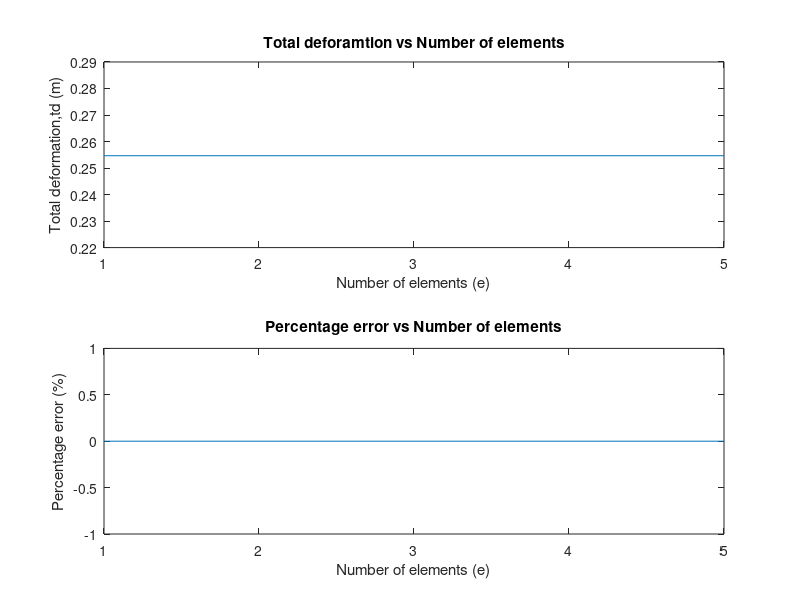

Reproduce this figure in MATLAB.
%Inputs
clc
clear
%% 
% 

format long
L=input("Enter the lenght in meter: ");
D1=input("Enter the diameter 1 in meter: ");
D2=input("Enter the diameter 2 in meter: ");
E=input("Enter the elastic modulus in N/m^2: ");
P=input("Enter the force applied in N: ");
%% 
% Exact Value Calculation:

ev= 4*P*L/(pi()*D1*D2*E);
%% 
% Input the number of elements for finding the deflection using FEM

e=input("Enter the number of elements: ");
%% 
% Loop for finding the value of x,D and A required for each element

for n=1:e
   for m=1:1+n
    x(m)=(m-1)*L/n;
    D(m)=D1-(D1-D2)*x(m)/L;
    A(m)=pi()*(D(m)^2)/4;
    end
%% 
% Area average
% 
% Taking initial deformation =0 and taking average of area at two ends for area 
% of the element, we have,

td(n)=0;
for m=1:n
     Aa(m)=(A(m)+A(m+1))/2;
    td(n)= td(n)+ P*(L/n)/(E*Aa(m));
end
error_percentage(n)=abs((td(n)-ev))*100/ev;
end
fprintf("The total deformation is %f. \n",td(n))
subplot(2,1,1)
plot(1:e,td)
xlabel("Number of elements (e)")
ylabel("Total deformation,td (m)")
title("Total deforamtion vs Number of elements")
subplot(2,1,2)
plot(1:e,error_percentage)
xlabel("Number of elements (e)")
ylabel("Percentage error (%)")
title("Percentage error vs Number of elements")
deformation=transpose(td);
error=transpose(error_percentage);
table=[deformation,error];
xlswrite('Assignment1_5.xls',table);